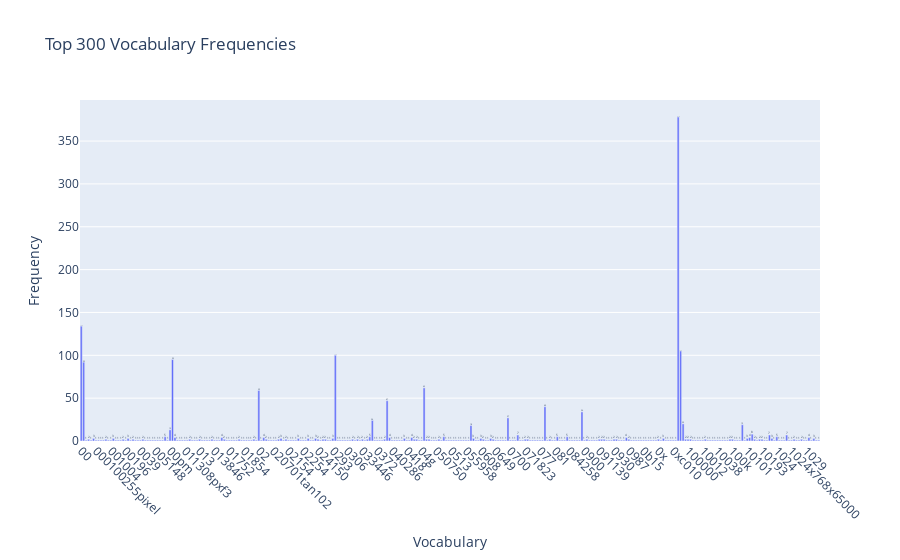

Notebook source saved alongside this figure:
### Markdown cell above
### >>> **Exercise 13 (take home):**
If you want a nicer interactive visualization here, I would encourage you try to install and use plotly to achieve this.

### Code cell
# Answer here

import plotly.express as px

data = pd.DataFrame({
    'Vocabulary': count_vect.get_feature_names_out()[:300],
    'Frequency': term_frequencies[:300]
})

fig = px.bar(data, x = 'Vocabulary', y = 'Frequency', text = 'Frequency', title = 'The first 300 Vocabulary Frequencies')
fig.update_traces(texttemplate='%{text}', textposition='outside')
fig.update_layout(xaxis_tickangle=45)
fig.show()

# x -> the value in x-axis is data['Vocabulary'].
# y -> the value in y-axis is data['Frequency'].
# text -> the text on the each bat is data['Frequency'].
# You can use the button on the up-right to zoom in or zoom out, or select the region which you interesting and it will be zoom in.

### Figure 1 — Plotly figure (JSON) as saved in the notebook; plotly's stock layout.template omitted (floating-point values rounded to 4 significant figures; data arrays with more than 128 entries replaced by an {"elided": "..."} marker saying what was removed)
{"data": [{"alignmentgroup": "True", "hovertemplate": "Vocabulary=%{x}<br>Frequency=%{text}<extra></extra>", "legendgroup": "", "marker": {"color": "#636efa", "pattern": {"shape": ""}}, "name": "", "offsetgroup": "", "orientation": "v", "showlegend": false, "text": {"elided": "300 int values"}, "textposition": "outside", "texttemplate": "%{text}", "type": "bar", "x": {"elided": "300 str values"}, "xaxis": "x", "y": {"elided": "300 int values"}, "yaxis": "y"}], "layout": {"barmode": "relative", "legend": {"tracegroupgap": 0}, "title": {"text": "Top 300 Vocabulary Frequencies"}, "xaxis": {"anchor": "y", "domain": [0, 1], "tickangle": 45, "title": {"text": "Vocabulary"}}, "yaxis": {"anchor": "x", "domain": [0, 1], "title": {"text": "Frequency"}}}}
